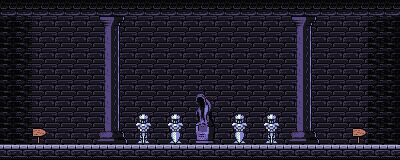

Tiled map render using the project's own tile images. Description and the whole map definition, tile-layer contents included, below:
An orthogonal 25x10 tile map with 16x16 px tiles, 4 tile layers (Tile Layer 1, Tile Layer 2, Tile Layer 3, Collision).

<map version="1.10" tiledversion="1.11.2" orientation="orthogonal" renderorder="right-down" width="25" height="10" tilewidth="16" tileheight="16" infinite="0" nextlayerid="5" nextobjectid="1">
 <tileset firstgid="1" source="../tileset/dungeon_tiles.tsx" />
 <layer id="1" name="Tile Layer 1" width="25" height="10">
  <data encoding="csv">
87,87,87,87,87,87,87,87,87,87,87,87,87,87,87,87,87,87,87,87,87,87,87,87,87,
13,12,11,11,11,11,11,11,11,11,11,11,11,11,11,11,11,11,11,11,11,11,11,12,13,
13,12,11,11,11,11,11,11,11,11,11,11,11,11,11,11,11,11,11,11,11,11,11,12,13,
13,12,11,11,11,11,11,11,11,11,11,11,11,11,11,11,11,11,11,11,11,11,11,12,13,
13,12,11,11,11,11,11,11,11,11,11,11,11,11,11,11,11,11,11,11,11,11,11,12,13,
13,12,11,11,11,11,11,11,11,11,11,11,11,11,11,11,11,11,11,11,11,11,11,12,13,
13,12,11,11,11,11,11,11,11,11,11,11,11,11,11,11,11,11,11,11,11,11,11,12,13,
13,12,11,11,11,11,11,11,11,11,11,11,11,11,11,11,11,11,11,11,11,11,11,12,13,
13,12,11,11,11,11,11,11,11,11,11,11,11,11,11,11,11,11,11,11,11,11,11,12,13,
36,36,36,36,36,36,36,36,36,36,36,36,36,36,36,36,36,36,36,36,36,36,36,36,36
</data>
 </layer>
 <layer id="2" name="Tile Layer 2" width="25" height="10">
  <data encoding="csv">
0,0,0,0,0,0,0,0,0,0,0,0,0,0,0,0,0,0,0,0,0,0,0,0,0,
0,0,0,0,0,0,57,58,0,0,0,0,0,0,0,0,0,0,57,58,0,0,0,0,0,
0,0,0,0,0,0,74,75,0,0,0,0,0,0,0,0,0,0,74,75,0,0,0,0,0,
0,0,0,0,0,0,74,75,0,0,0,0,0,0,0,0,0,0,74,75,0,0,0,0,0,
0,0,0,0,0,0,74,75,0,0,0,0,0,0,0,0,0,0,74,75,0,0,0,0,0,
0,0,0,0,0,0,74,75,0,0,0,0,15,16,0,0,0,0,74,75,0,0,0,0,0,
0,0,0,0,0,0,74,75,0,0,0,0,32,33,0,0,0,0,74,75,0,0,0,0,0,
0,0,0,0,0,0,74,75,443,444,445,446,49,50,445,446,443,444,74,75,0,0,0,0,0,
0,0,631,0,0,0,91,92,460,461,462,463,66,67,462,463,460,461,91,92,0,0,631,0,0,
0,0,0,0,0,0,0,0,0,0,0,0,0,0,0,0,0,0,0,0,0,0,0,0,0
</data>
 </layer>
 <layer id="3" name="Tile Layer 3" width="25" height="10">
  <data encoding="csv">
0,0,0,0,0,0,0,0,0,0,0,0,0,0,0,0,0,0,0,0,0,0,0,0,0,
0,0,0,0,0,0,0,0,0,0,0,0,0,0,0,0,0,0,0,0,0,0,0,0,0,
0,0,0,0,0,0,0,0,0,0,0,0,0,0,0,0,0,0,0,0,0,0,0,0,0,
0,0,0,0,0,0,0,0,0,0,0,0,0,0,0,0,0,0,0,0,0,0,0,0,0,
0,0,0,0,0,0,0,0,0,0,0,0,0,0,0,0,0,0,0,0,0,0,0,0,0,
0,0,0,0,0,0,0,0,0,0,0,0,0,0,0,0,0,0,0,0,0,0,0,0,0,
0,0,0,0,0,0,0,0,0,0,0,0,431,432,0,0,0,0,0,0,0,0,0,0,0,
0,0,0,0,0,0,0,0,0,0,0,0,0,0,0,0,0,0,0,0,0,0,0,0,0,
0,0,0,0,0,0,0,0,0,0,0,0,0,0,0,0,0,0,0,0,0,0,0,0,0,
0,0,0,0,0,0,0,0,0,0,0,0,0,0,0,0,0,0,0,0,0,0,0,0,0
</data>
 </layer>
 <layer id="4" name="Collision" width="25" height="10">
  <data encoding="csv">
87,87,87,87,87,87,87,87,87,87,87,87,87,87,87,87,87,87,87,87,87,87,87,87,87,
13,0,0,0,0,0,0,0,0,0,0,0,0,0,0,0,0,0,0,0,0,0,0,0,13,
13,0,0,0,0,0,0,0,0,0,0,0,0,0,0,0,0,0,0,0,0,0,0,0,13,
13,0,0,0,0,0,0,0,0,0,0,0,0,0,0,0,0,0,0,0,0,0,0,0,13,
13,0,0,0,0,0,0,0,0,0,0,0,0,0,0,0,0,0,0,0,0,0,0,0,13,
13,0,0,0,0,0,0,0,0,0,0,0,0,0,0,0,0,0,0,0,0,0,0,0,13,
13,0,0,0,0,0,0,0,0,0,0,0,0,0,0,0,0,0,0,0,0,0,0,0,13,
13,0,0,0,0,0,0,0,0,0,0,0,0,0,0,0,0,0,0,0,0,0,0,0,13,
13,0,0,0,0,0,0,0,0,0,0,0,0,0,0,0,0,0,0,0,0,0,0,0,13,
36,36,36,36,36,36,36,36,36,36,36,36,36,36,36,36,36,36,36,36,36,36,36,36,36
</data>
 </layer>
</map>
